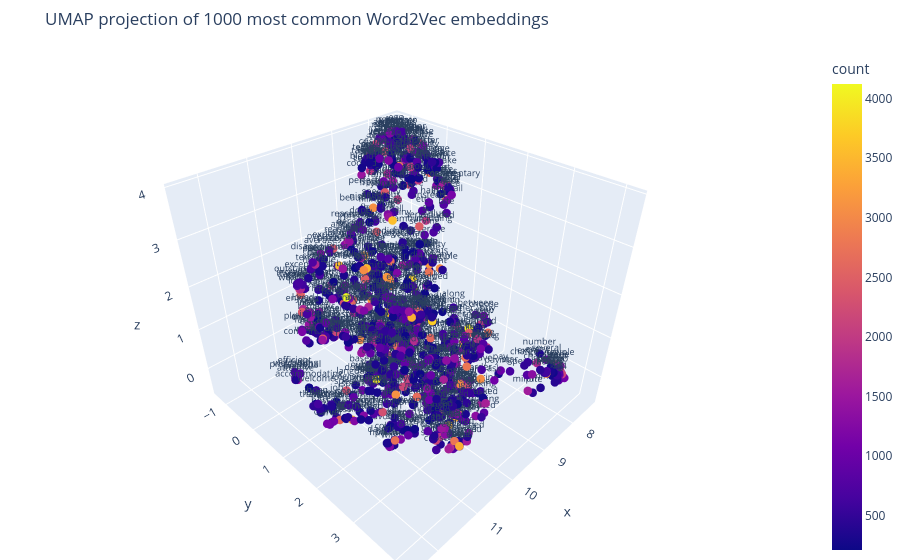

Source (notebook cell):
### Code cell
import plotly.express as px
from IPython.display import HTML, display

n_labels = 1000  # how many small text labels to display (besides the hover option)

df_umap["label"] = ""
df_umap.loc[:n_labels - 1, "label"] = df_umap.loc[:n_labels - 1, "word"]

fig = px.scatter_3d(
    df_umap,
    x="x",
    y="y",
    z="z",
    text="label",
    color="count",
    hover_name="word",
    hover_data={
        "count": True,
        "x": False,
        "y": False,
    },
    title=f"UMAP projection of {n_words} most common Word2Vec embeddings",
)

fig.update_traces(
    marker=dict(size=5),
    textposition="top center",
    textfont_size=9,
)


fig.update_layout(
    autosize=True,
    height=None,
    margin=dict(l=0, r=0, t=50, b=0),
)

# use when running locally fig.show()

### Figure 1 — Plotly figure (JSON) as saved in the notebook; plotly's stock layout.template omitted (floating-point values rounded to 4 significant figures; data arrays with more than 128 entries replaced by an {"elided": "..."} marker saying what was removed)
{"data": [{"customdata": {"elided": "1000x1 int values"}, "hovertemplate": "<b>%{hovertext}</b><br><br>z=%{z}<br>label=%{text}<br>count=%{marker.color}<extra></extra>", "hovertext": {"elided": "1000 str values"}, "legendgroup": "", "marker": {"color": {"elided": "1000 int values"}, "coloraxis": "coloraxis", "size": 5, "symbol": "circle"}, "mode": "markers+text", "name": "", "scene": "scene", "showlegend": false, "text": {"elided": "1000 str values"}, "textfont": {"size": 9}, "textposition": "top center", "type": "scatter3d", "x": {"elided": "1000 float values"}, "y": {"elided": "1000 float values"}, "z": {"elided": "1000 float values"}}], "layout": {"autosize": true, "coloraxis": {"colorbar": {"title": {"text": "count"}}, "colorscale": [[0, "#0d0887"], [0.1111, "#46039f"], [0.2222, "#7201a8"], [0.3333, "#9c179e"], [0.4444, "#bd3786"], [0.5556, "#d8576b"], [0.6667, "#ed7953"], [0.7778, "#fb9f3a"], [0.8889, "#fdca26"], [1, "#f0f921"]]}, "legend": {"tracegroupgap": 0}, "margin": {"b": 0, "l": 0, "r": 0, "t": 50}, "scene": {"domain": {"x": [0, 1], "y": [0, 1]}, "xaxis": {"title": {"text": "x"}}, "yaxis": {"title": {"text": "y"}}, "zaxis": {"title": {"text": "z"}}}, "title": {"text": "UMAP projection of 1000 most common Word2Vec embeddings"}}}
